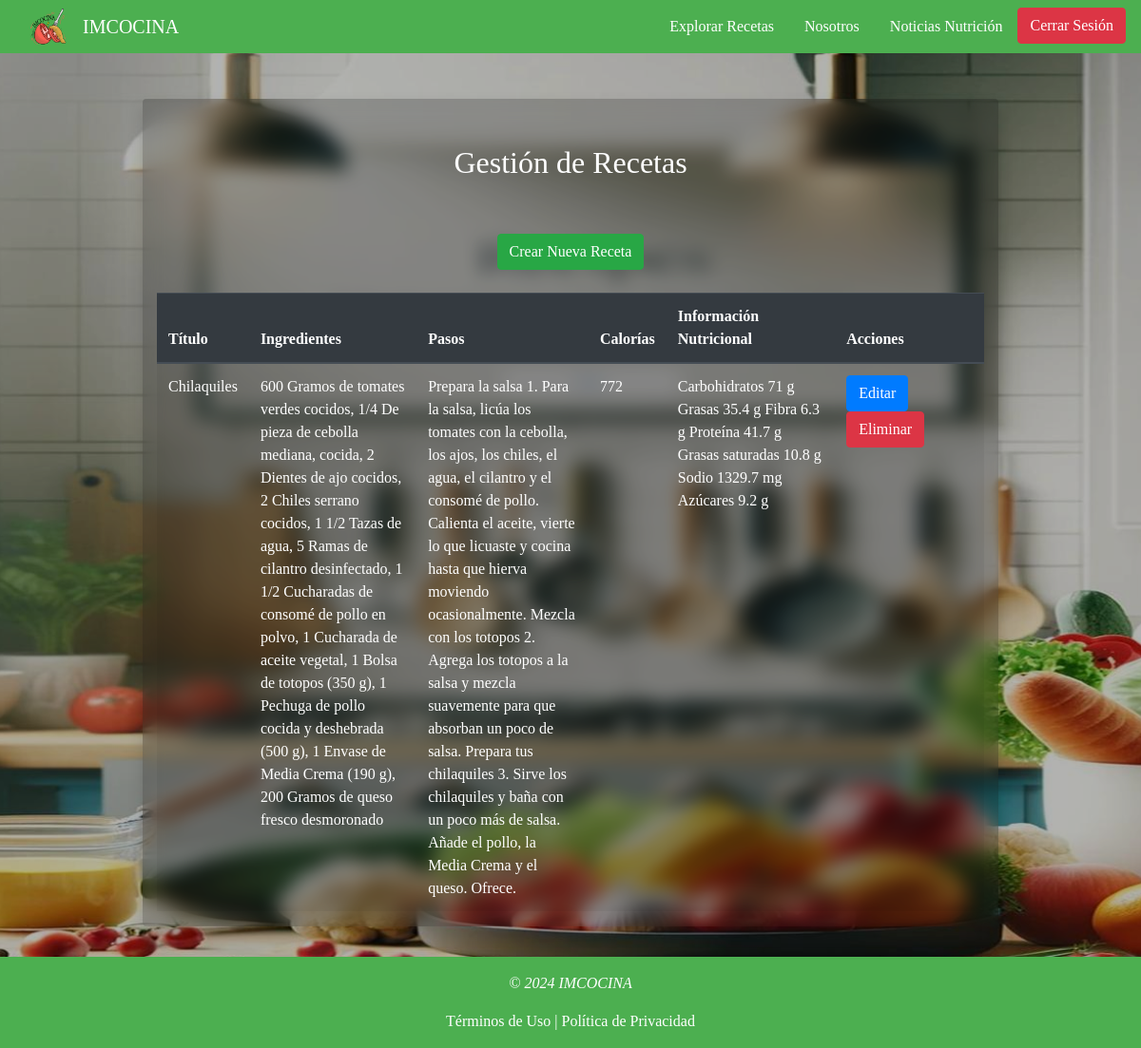
The app's page /crud_recetas/ (signed in), older data.
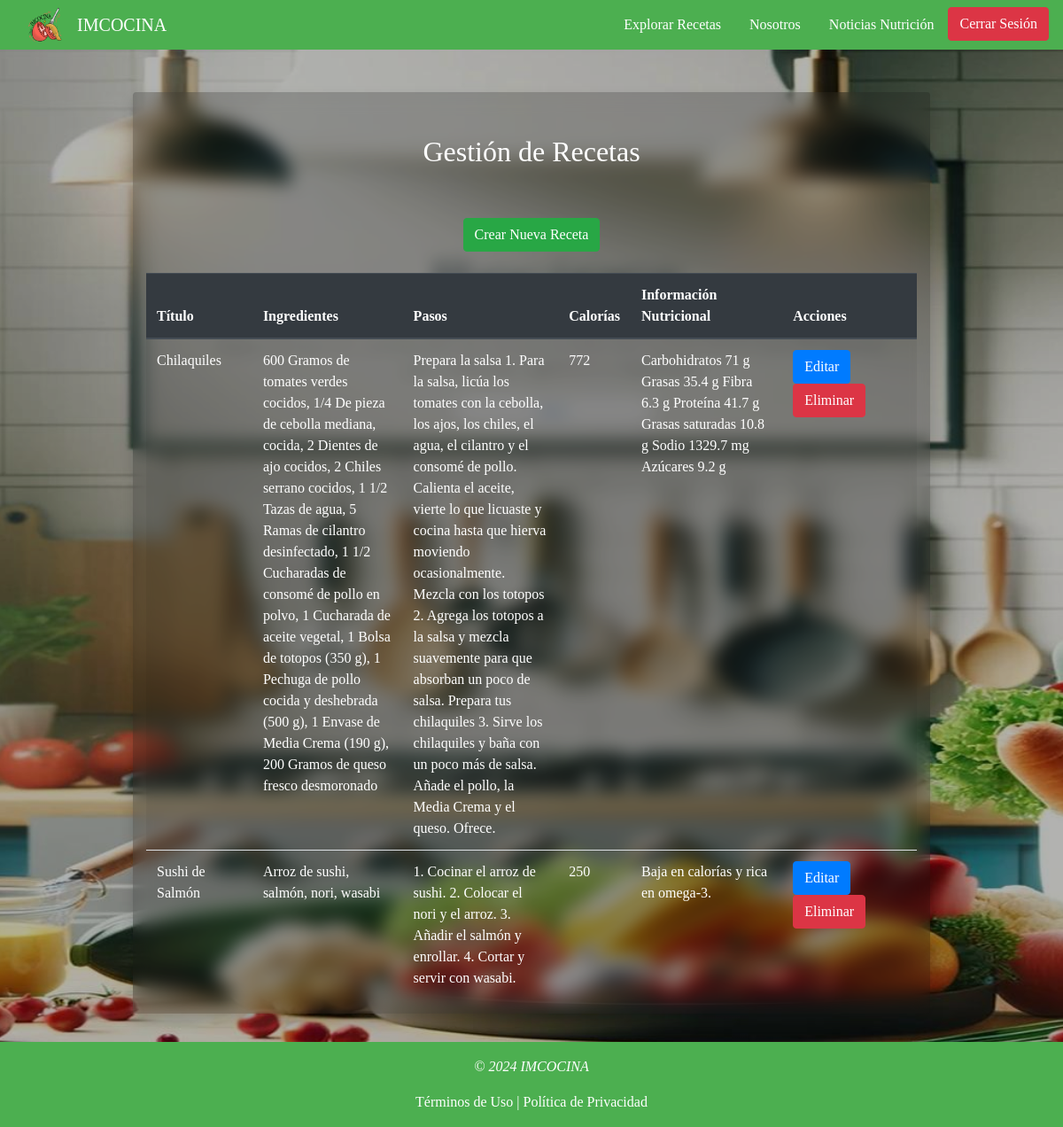
The same page, newer data.
### BD/models.py (models this page shows, shortened)
class Receta(models.Model):
    titulo = models.CharField(max_length=100)
    ingredientes = models.TextField()
    pasos = models.TextField()
    calorias = models.IntegerField()
    informacion_nutricional = models.TextField()
    usuario = models.ForeignKey(User, on_delete=models.CASCADE)  # Cambiado a User

### recetas/views.py (the view)
# urls.py: path('crud_recetas/', views.crud_recetas, name="crud_recetas"),
@login_required
@user_passes_test(lambda u: u.is_superuser)
def crud_recetas(request):
    recetas = Receta.objects.all()
    return render(request, 'recetas/crud_recetas.html', {'recetas': recetas})

### recetas/templates/recetas/crud_recetas.html (shortened to what this page needs)
{% extends "usuario/base.html" %}
{% load static %}
{% block content %}
<div class="container bf w-75 text-body mt-5 rounded shadow">
    <div class="row align-items-stretch">
        <div class="col">
            <h2 class="fw-bold text-white text-center py-5">Gestión de Recetas</h2>
            <div class="text-center mb-4">
                <a href="{% url 'recetas:crear_receta' %}" class="btn btn-success">Crear Nueva Receta</a>
            </div>
            {% if recetas %}
                <div class="table-responsive">
                    <table class="table table-striped table-hover">
                        <thead class="thead-dark">
                            <tr>
                                <th>Título</th>
                                <th>Ingredientes</th>
                                <th>Pasos</th>
                                <th>Calorías</th>
                                <th>Información Nutricional</th>
                                <th>Acciones</th>
                            </tr>
                        </thead>
                        <tbody>
                            {% for receta in recetas %}
                            <tr>
                                <td>{{ receta.titulo }}</td>
                                <td class="text-wrap" style="max-width: 200px;">{{ receta.ingredientes }}</td>
                                <td class="text-wrap" style="max-width: 200px;">{{ receta.pasos }}</td>
                                <td>{{ receta.calorias }}</td>
                                <td class="text-wrap" style="max-width: 200px;">{{ receta.informacion_nutricional }}</td>
                                <td>
                                    <a href="{% url 'recetas:editar_receta' receta.id %}" class="btn btn-primary">Editar</a>
                                    <a href="{% url 'recetas:eliminar_receta' receta.id %}" class="btn btn-danger" onclick="return confirm('¿Estás seguro de que quieres eliminar esta receta?')">Eliminar</a>
                                </td>
                            </tr>
                            {% endfor %}
                        </tbody>
                    </table>
                </div>
            {% else %}
                <div class="alert alert-info text-center">No hay recetas disponibles.</div>
            {% endif %}
        </div>
    </div>
</div>
{% endblock %}

### usuario/templates/usuario/base.html (shortened to what this page needs)
<!DOCTYPE html>
<html lang="es">
<head>
  {% load static %}
  <link rel="stylesheet" href="https://maxcdn.bootstrapcdn.com/bootstrap/4.5.2/css/bootstrap.min.css">
  <link rel="stylesheet" href="https://stackpath.bootstrapcdn.com/bootstrap/4.5.2/css/bootstrap.min.css">
  <link rel="stylesheet" href="{% static 'usuario/css/styleBase.css' %}">
  <link rel="stylesheet" href="{% static 'usuario/css/styleslogin.css' %}"/>
</head>
<body>
  <div class="d-flex flex-column min-vh-100">
    <header class="bg-primary text-white">
        <nav class="navbar navbar-expand-lg navbar-light">
          <img src="{% static 'logicaNegocio/img/IMCOCINA_logo.png' %}" alt="IMCOCINA Logo" class="d-inline-block align-top" style="height: 40px;">
            <a class="navbar-brand text-white" href="{% url 'Index' %}">IMCOCINA</a>
            <div class="collapse navbar-collapse" id="navbarNav">
              <ul class="navbar-nav ml-auto">
                <li class="nav-item nav-item {% if '/buscarRecetas' in request.path %} active {% endif %} px-lg-2">
                  <a class="nav-link text-white" href="{% url 'recetas:BuscarRecetas' %}">Explorar Recetas</a>
                </li>
                <li class="nav-item {% if '/nosotros' in request.path %} active {% endif %} px-lg-2">
                  <a class="nav-link text-white" href="{% url 'Nosotros' %}">Nosotros</a>
                </li>
                <li class="nav-item {% if '/noticias' in request.path %} active {% endif %} px-lg-2">
                  <a class="nav-link text-white" href="{% url 'Noticias' %}">Noticias Nutrición</a>
                </li>
                {% if user.is_authenticated %}
                <form method="POST" action="{% url 'usuario:Logout' %}">
                    <button type="submit" class="btn btn-danger">Cerrar Sesión</button>
                </form>
              {% endif %}
              </ul>
          </div>
        </nav>
    </header>
    <main class="flex-fill">
        {% block content %}
        {% endblock %}
    </main>
    <footer class="text-white text-center py-3 mt-auto">
      <p>© 2024 IMCOCINA</p>
      <div>
          <a href="#" class="text-white">Términos de Uso</a> | <a href="#" class="text-white">Política de Privacidad</a>
      </div>
    </footer>
  </div>
</body>
</html>

### usuario/static/usuario/css/styleBase.css (style rules this page uses)
html, body { height: 100%; margin: 0; }
body { display: flex; flex-direction: column; font-family: 'Lora'; background: url('../img/fondoMain.jpg') repeat; }
h1, h2, h3, h4, h5, h6 { font-family: 'Raleway'; }
p { font-style: italic; color: rgb(255, 255, 255); }
.navbar { background-color: #4caf50; }
.navbar-nav .nav-item .nav-link { color: white; }
footer { background-color: #4caf50; color: white; text-align: center; padding: 20px; margin-top: auto; width: 100%; }
.container { max-width: 1200px; margin: auto; }
.row { margin-bottom: 2rem; }

### usuario/static/usuario/css/styleslogin.css (style rules this page uses)
body { background: url("../img/bg_login.jpg") rgba(0,0,0,0.3); background-blend-mode: multiply; background-position: center; background-size: cover; background-repeat: no-repeat; }
.bf { background-color: rgba(17, 16, 16, 0.218); backdrop-filter: blur(10px); }

### recetas/templates/recetas/crud_recetas.html (style rules this page uses)
.table-hover tbody tr td, .table-hover tbody tr th { color: white; }
.table-hover tbody tr a { color: white; }

Row changes from the older to the newer data that the page shows:
added Receta: titulo "Sushi de Salmón", ingredientes "Arroz de sushi, salmón, nori, wasabi", pasos "1. Cocinar el arroz de sushi. 2. Colocar el nori y el arroz. 3. Añadir el salmón y enrollar. 4. Cortar y servir con wasabi.", calorias "250", informacion_nutricional "Baja en calorías y rica en omega-3."
